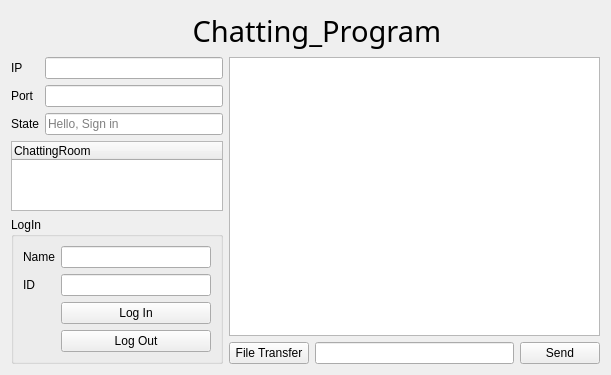
<?xml version="1.0" encoding="UTF-8"?>
<ui version="4.0">
 <class>ChattingForm</class>
 <widget class="QWidget" name="ChattingForm">
  <property name="geometry">
   <rect>
    <x>0</x>
    <y>0</y>
    <width>611</width>
    <height>368</height>
   </rect>
  </property>
  <property name="windowTitle">
   <string>Widget</string>
  </property>
  <layout class="QVBoxLayout" name="verticalLayout_2">
   <item>
    <layout class="QHBoxLayout" name="horizontalLayout_5">
     <item>
      <layout class="QHBoxLayout" name="horizontalLayout_6">
       <item>
        <spacer name="horizontalSpacer_2">
         <property name="orientation">
          <enum>Qt::Horizontal</enum>
         </property>
         <property name="sizeHint" stdset="0">
          <size>
           <width>138</width>
           <height>20</height>
          </size>
         </property>
        </spacer>
       </item>
       <item>
        <widget class="QLabel" name="label">
         <property name="sizePolicy">
          <sizepolicy hsizetype="Minimum" vsizetype="Minimum">
           <horstretch>0</horstretch>
           <verstretch>0</verstretch>
          </sizepolicy>
         </property>
         <property name="font">
          <font>
           <family>휴먼매직체</family>
           <pointsize>22</pointsize>
          </font>
         </property>
         <property name="text">
          <string>   Chatting_Program</string>
         </property>
        </widget>
       </item>
       <item>
        <spacer name="horizontalSpacer">
         <property name="orientation">
          <enum>Qt::Horizontal</enum>
         </property>
         <property name="sizeHint" stdset="0">
          <size>
           <width>68</width>
           <height>20</height>
          </size>
         </property>
        </spacer>
       </item>
      </layout>
     </item>
    </layout>
   </item>
   <item>
    <layout class="QHBoxLayout" name="horizontalLayout_7" stretch="4,7">
     <item>
      <layout class="QVBoxLayout" name="verticalLayout_4">
       <item>
        <layout class="QVBoxLayout" name="verticalLayout_3"/>
       </item>
       <item>
        <layout class="QFormLayout" name="formLayout_2">
         <item row="0" column="0">
          <widget class="QLabel" name="label_4">
           <property name="sizePolicy">
            <sizepolicy hsizetype="Preferred" vsizetype="Preferred">
             <horstretch>0</horstretch>
             <verstretch>0</verstretch>
            </sizepolicy>
           </property>
           <property name="text">
            <string>IP</string>
           </property>
          </widget>
         </item>
         <item row="0" column="1">
          <widget class="QLineEdit" name="serverAddress">
           <property name="sizePolicy">
            <sizepolicy hsizetype="Expanding" vsizetype="Fixed">
             <horstretch>0</horstretch>
             <verstretch>0</verstretch>
            </sizepolicy>
           </property>
          </widget>
         </item>
         <item row="1" column="0">
          <widget class="QLabel" name="label_5">
           <property name="text">
            <string>Port</string>
           </property>
          </widget>
         </item>
         <item row="1" column="1">
          <widget class="QLineEdit" name="serverPort"/>
         </item>
         <item row="2" column="1">
          <widget class="QLineEdit" name="stateLineEdit">
           <property name="readOnly">
            <bool>true</bool>
           </property>
           <property name="placeholderText">
            <string>Hello, Sign in</string>
           </property>
          </widget>
         </item>
         <item row="2" column="0">
          <widget class="QLabel" name="label_3">
           <property name="text">
            <string>State</string>
           </property>
          </widget>
         </item>
        </layout>
       </item>
       <item>
        <widget class="QTreeWidget" name="stateTreeWidget">
         <column>
          <property name="text">
           <string>ChattingRoom</string>
          </property>
         </column>
        </widget>
       </item>
       <item>
        <widget class="QGroupBox" name="groupBox">
         <property name="title">
          <string>LogIn</string>
         </property>
         <layout class="QHBoxLayout" name="horizontalLayout_8">
          <item>
           <layout class="QHBoxLayout" name="horizontalLayout_2">
            <item>
             <layout class="QFormLayout" name="formLayout">
              <item row="0" column="0">
               <widget class="QLabel" name="label_2">
                <property name="text">
                 <string>Name</string>
                </property>
               </widget>
              </item>
              <item row="0" column="1">
               <widget class="QLineEdit" name="name"/>
              </item>
              <item row="2" column="1">
               <widget class="QPushButton" name="connectButton">
                <property name="text">
                 <string>Log In</string>
                </property>
               </widget>
              </item>
              <item row="3" column="1">
               <widget class="QPushButton" name="logoutButton">
                <property name="text">
                 <string>Log Out</string>
                </property>
               </widget>
              </item>
              <item row="1" column="1">
               <widget class="QLineEdit" name="idLineEdit"/>
              </item>
              <item row="1" column="0">
               <widget class="QLabel" name="label_6">
                <property name="text">
                 <string>ID</string>
                </property>
               </widget>
              </item>
             </layout>
            </item>
           </layout>
          </item>
         </layout>
        </widget>
       </item>
      </layout>
     </item>
     <item>
      <layout class="QVBoxLayout" name="verticalLayout">
       <item>
        <widget class="QTextEdit" name="message">
         <property name="readOnly">
          <bool>true</bool>
         </property>
        </widget>
       </item>
       <item>
        <layout class="QHBoxLayout" name="horizontalLayout">
         <item>
          <widget class="QPushButton" name="fileButton">
           <property name="text">
            <string>File Transfer</string>
           </property>
          </widget>
         </item>
         <item>
          <widget class="QLineEdit" name="inputLine"/>
         </item>
         <item>
          <widget class="QPushButton" name="sentButton">
           <property name="text">
            <string>Send</string>
           </property>
          </widget>
         </item>
        </layout>
       </item>
      </layout>
     </item>
    </layout>
   </item>
  </layout>
 </widget>
 <resources/>
 <connections/>
</ui>
